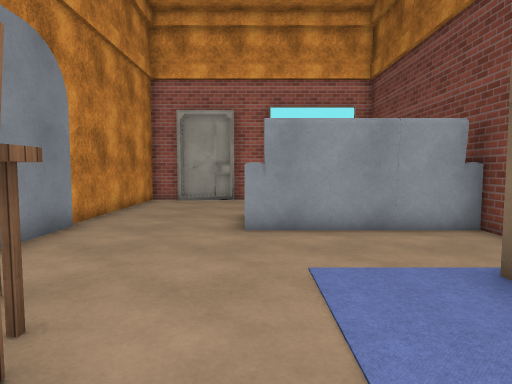
View 1 (above)

14 first-person views from a walk through a scene from a Unity 3-D project. The camera is 1.4 m above the floor, tilts 4° down and sees 75° across. The floor is counted in squares, 1 m on a side. Each view is taken from the middle of a square. On the plan, view 1 faces up. The plan holds only what a view shows up to about 15 squares ahead; the rest is blank. The place goes on beyond the plan. Surface patterns are stand-ins for the level's own textures.

View 2
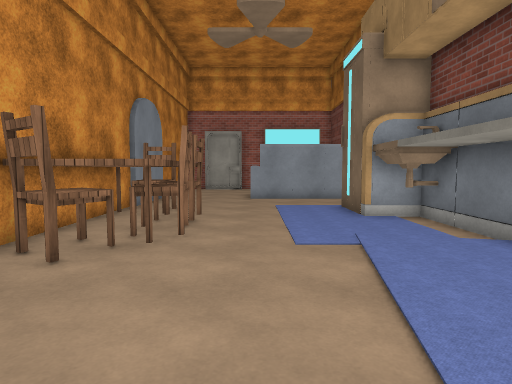

View 3
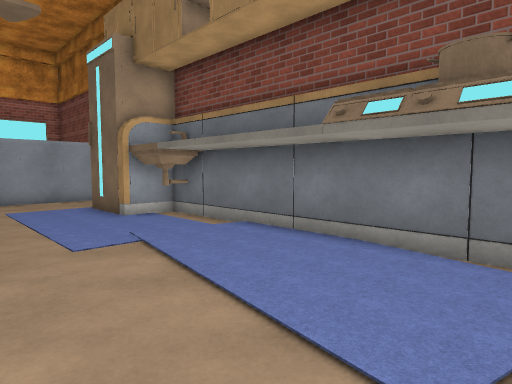

View 4
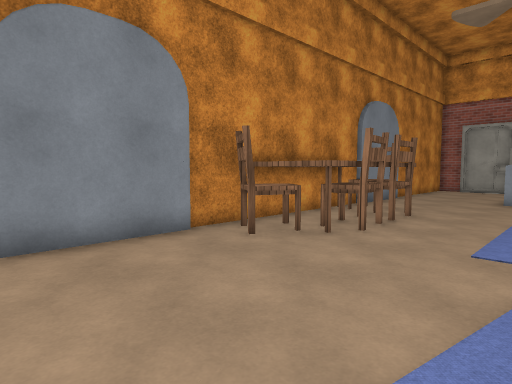

View 5
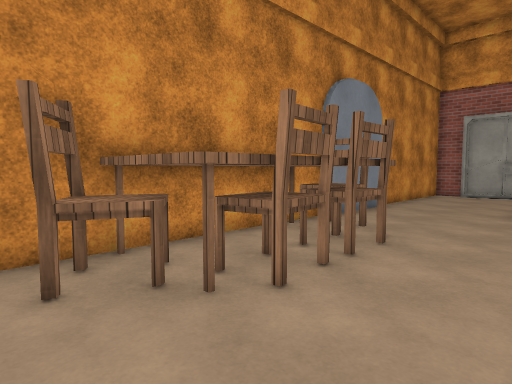

View 6
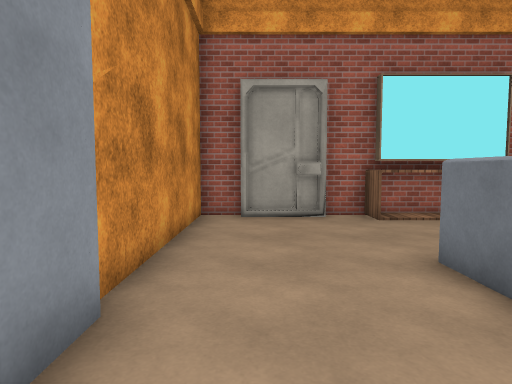

View 7
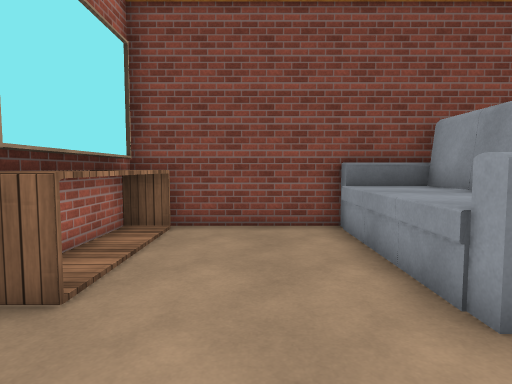

View 8
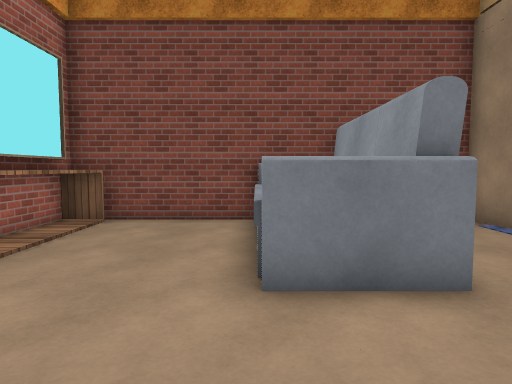

View 9
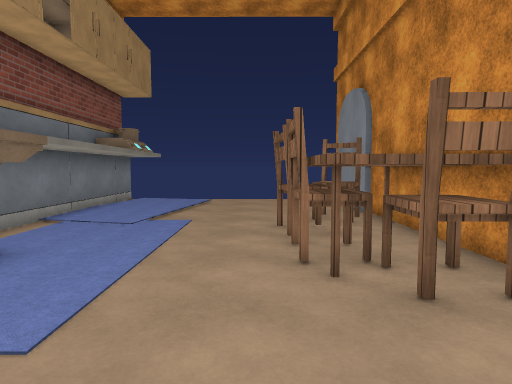

View 10
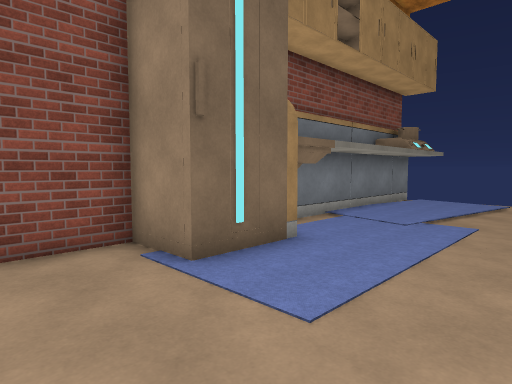

View 11
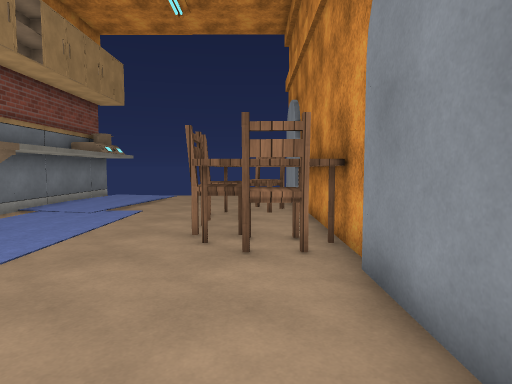

View 12
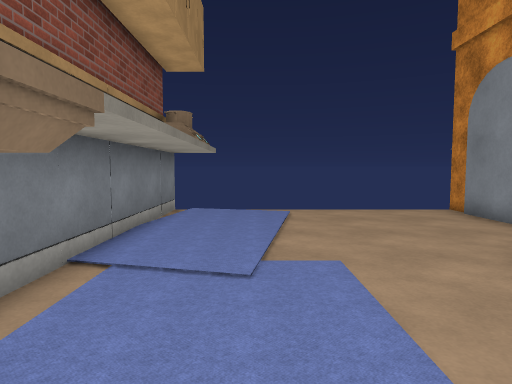

View 13
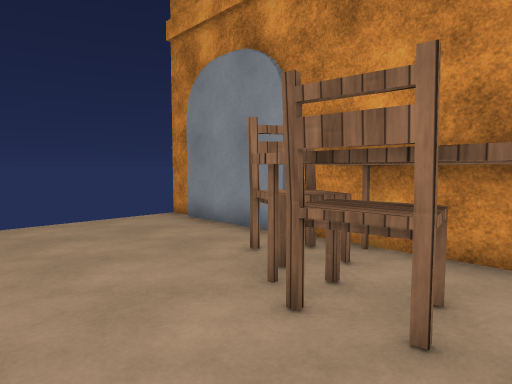

View 14
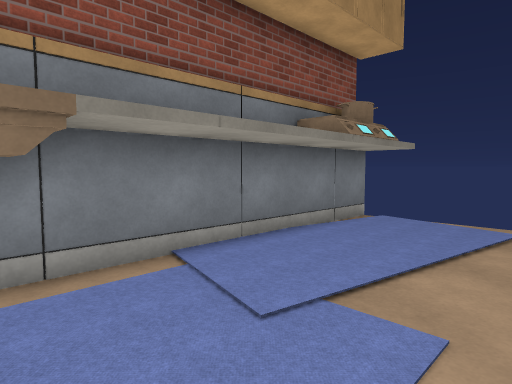

### Floor plan
Key: @ floor where view 1 was taken; # wall or solid block; . floor; ^ raised ledge; O other object.
Columns run from 5 left of view 1 to 5 right of it. Each row starts with its distance up from view 1.
 15 ###########
 14 #....OOOOO#
 13 #.........#
 12 #.........#
 11 #.........#
 10 #....^^^^^#
  9 #....^^^^^#
  8 #....######
  7 #.........#
  6 #.........#
  5 #.........#
  4 #...... OO#
  3 #OOO....O #
  2 #O O... O##
  1 OOOO...  ##
  0 OOOO.@.  ##
 -1 OOOO...  .#
 -2 OOOO......#
 -3 #OO.......#
 -4 #.........#
 -5 #.........#
 -6 #.........#
 -7 #.........#
 -8 #.........#
 -9 #         #

Positions as (right, up) in squares from view 1, and headings:
1: (0, 0), facing up
2: (0, -8), facing up
3: (-1, -8), facing up-right
4: (2, -8), facing up-left
5: (1, -4), facing up-left
6: (-3, 5), facing up
7: (-3, 12), facing right
8: (-4, 10), facing right
9: (-1, 7), facing down
10: (-1, 7), facing down-right
11: (-3, 9), facing down
12: (2, 3), facing down
13: (1, 1), facing down-left
14: (0, 1), facing down-right
